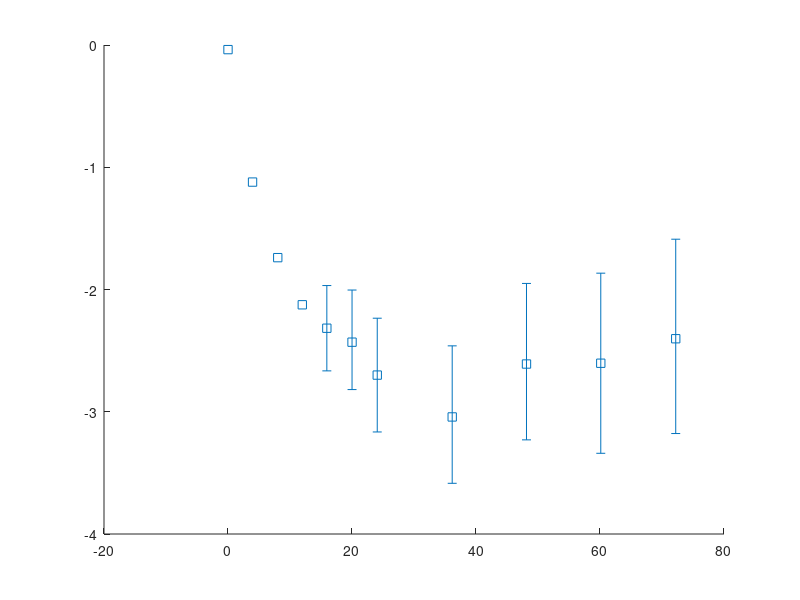

MATLAB code for this plot: (Note: this script raises an error after producing the figure.)
%% load data
close all
clear all
load('data_TirzFit.mat')

%% Graphing

%%
ms=10; % marker size
%Plot time course figures 
linwid=1.5;
hfig=figure();
hold on

e1=errorbar(JM(:,1),JM(:,2),JM(:,2)-pl_bot,pl_top-JM(:,2),'s','MarkerSize',10,'MarkerEdgeColor','black');
e1.Color='black';
e1.LineWidth=linwid;
e2=errorbar(JM(:,7),JM(:,8),JM(:,8)-t_5_bot,t_5_top-JM(:,8),'o','MarkerSize',10,'MarkerEdgeColor','#377eb8');
e2.Color='#377eb8';
e2.LineWidth=linwid;
e3=errorbar(JM(:,13),JM(:,14),JM(:,14)-t_10_bot,t_10_top-JM(:,14),'v','MarkerSize',10,'MarkerEdgeColor','#4daf4a');
e3.Color='#4daf4a';
e3.LineWidth=linwid;
e4=errorbar(JM(:,19),JM(:,20),JM(:,20)-t_15_bot,t_15_top-JM(:,20),'diamond','MarkerSize',10,'MarkerEdgeColor','#984ea3');
e4.Color='#984ea3';
e4.LineWidth=linwid;

plot(t_pl/(7*24),y_pl,'Color','black','LineWidth',linwid)
plot(t_5/(7*24),y_5,'Color','#377eb8','LineWidth',linwid)
plot(t_10/(7*24),y_10,'Color','#4daf4a','LineWidth',linwid)
plot(t_15/(7*24),y_15,'Color','#984ea3','LineWidth',linwid)

legend("Placebo","Tirzepatide 5 mg","Tirzepatide 10 mg","Tirzepatide 15 mg",'Location','southwest')
grid on 
grid minor

xlabel("Time (Weeks)")
ylabel("Percent Change in Body Weight")
ylim([-25,1])
xlim([0,80])


fname=sprintf("figTirzFit");


picturewidth = 20; % set this parameter and keep it forever
hw_ratio = 0.8; % feel free to play with this ratio
set(findall(hfig,'-property','FontSize'),'FontSize',21) % adjust fontsize to your document

set(findall(hfig,'-property','Box'),'Box','on') % optional
set(findall(hfig,'-property','Interpreter'),'Interpreter','latex')
set(findall(hfig,'-property','TickLabelInterpreter'),'TickLabelInterpreter','latex')
set(hfig,'Units','centimeters','Position',[3 3 picturewidth hw_ratio*picturewidth])
pos = get(hfig,'Position');
set(hfig,'PaperPositionMode','Auto','PaperUnits','centimeters','PaperSize',[pos(3), pos(4)])
%print(hfig,fname,'-dpdf','-painters','-fillpage')

% text(-10.5, 0.1, 'A', 'FontSize', 35, 'Color', 'k', 'HorizontalAlignment', 'left', 'FontName', 'Arial');


legend boxoff
%print(hfig,fname,'-dpng','-painters')
%set(hfig, 'Position', get(0, 'Screensize'));
exportgraphics(hfig, strcat(fname,'.pdf'), 'ContentType', 'vector');
saveas(hfig,strcat(fname,'.fig'))